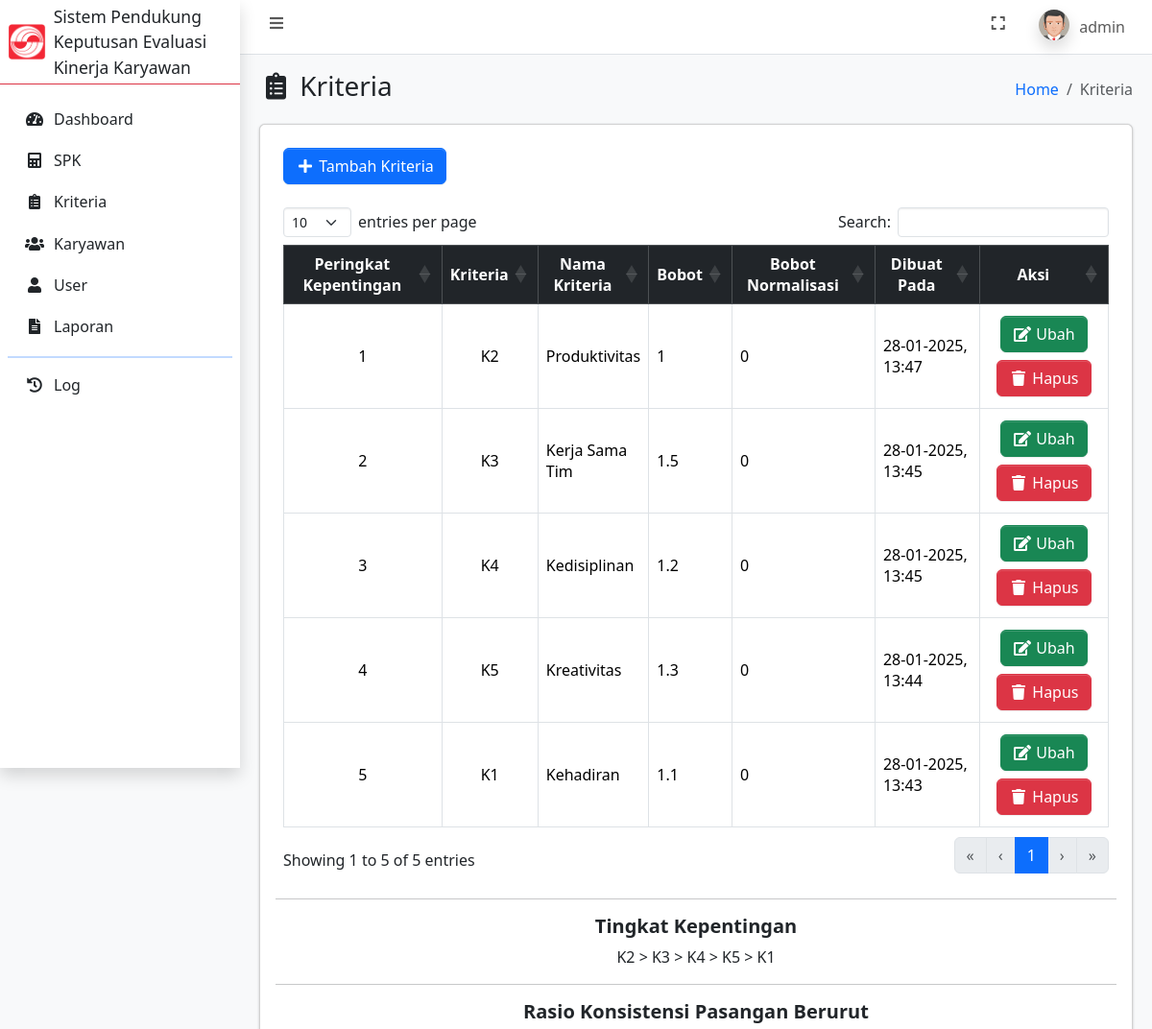
Before: /kriteria.php (signed in, upper part) with the older database file.
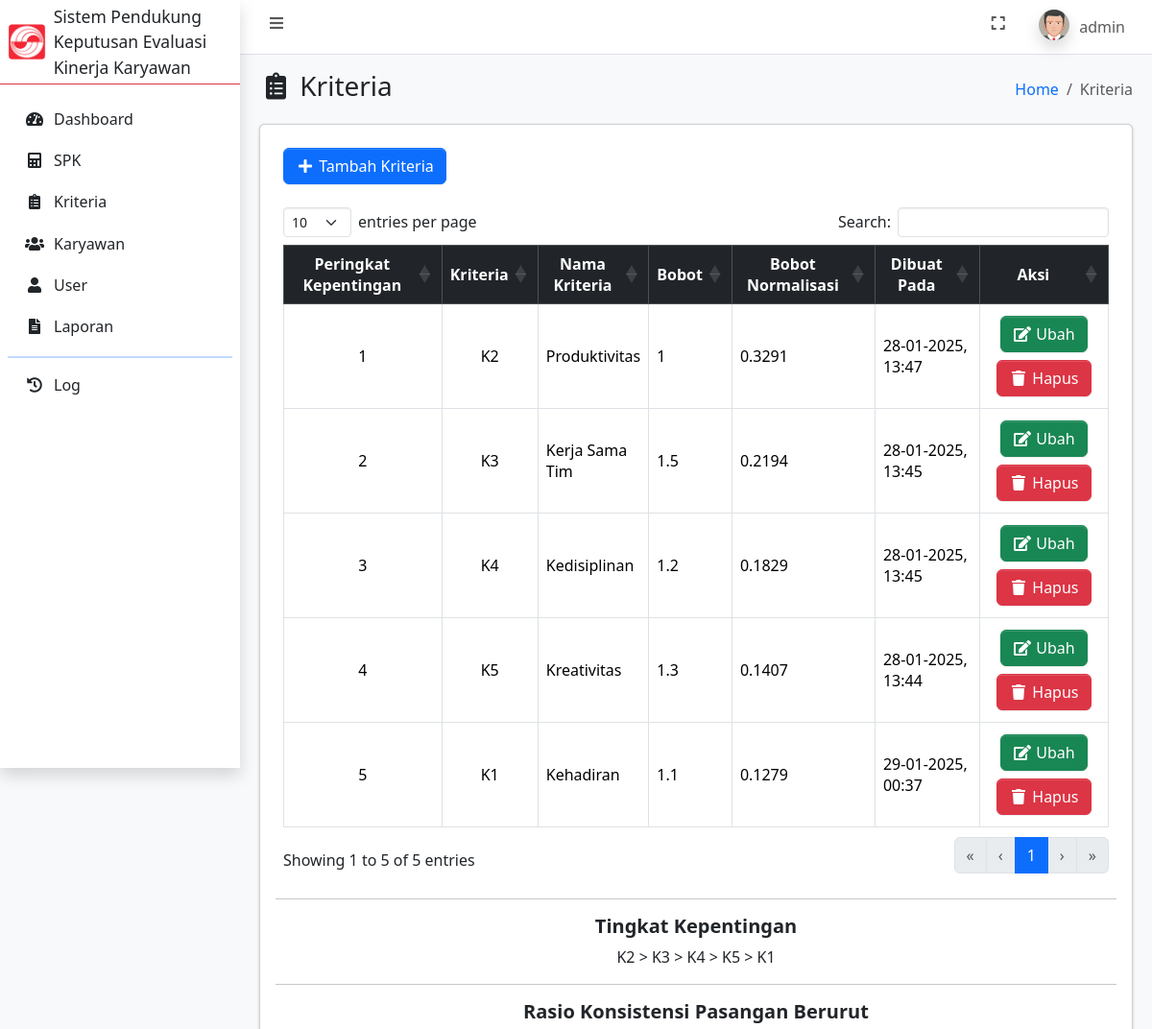
After: the same page with the newer database file.
### tables this page shows
CREATE TABLE `kriteria` (
  `id_kriteria` int(11) NOT NULL,
  `kriteria_ke` int(11) NOT NULL,
  `peringkat_kepentingan` int(11) NOT NULL,
  `nama_kriteria` varchar(100) NOT NULL,
  `bobot` float NOT NULL,
  `bobot_normalisasi` float DEFAULT NULL,
  `dibuat_pada` datetime NOT NULL DEFAULT current_timestamp()
);

### kriteria.php (the view, shortened to what the changed rows need)
<?php
    require_once 'connection.php';
    $kriteria = mysqli_query($conn, "SELECT * FROM kriteria ORDER BY peringkat_kepentingan ASC");
    $result = mysqli_query($conn, "SELECT * FROM kriteria");
?>
<!DOCTYPE html>
<html lang="en">
<head>
    <?php include_once 'include/head.php'; ?>
</head>
<body class="layout-fixed sidebar-expand-lg bg-body-tertiary">
    <div class="app-wrapper">
        <main class="app-main">
            <div class="app-content">
                <div class="container-fluid">
                    <div class="card">
                        <div class="card-body">
                            <div class="table-responsive p-2">
                                <table class="table table-bordered" id="table_id">
                                    <thead class="table-dark">
                                        <tr>
                                            <th class="text-center align-middle">Peringkat Kepentingan</th>
                                            <th class="text-center align-middle">Kriteria</th>
                                            <th class="text-center align-middle">Nama Kriteria</th>
                                            <th class="text-center align-middle">Bobot</th>
                                            <th class="text-center align-middle">Bobot Normalisasi</th>
                                            <th class="text-center align-middle">Dibuat Pada</th>
                                            <th class="text-center align-middle">Aksi</th>
                                        </tr>
                                    </thead>
                                    <tbody>
                                        <?php foreach ($kriteria as $dk): ?>
                                            <tr>
                                                <td class="align-middle text-center"><?= $dk['peringkat_kepentingan']; ?></td>
                                                <td class="text-center align-middle">K<?= $dk['kriteria_ke']; ?></td>
                                                <td class="align-middle text-start"><?= $dk['nama_kriteria']; ?></td>
                                                <td class="align-middle text-start"><?= $dk['bobot']; ?></td>
                                                <td class="align-middle text-start"><?= $dk['bobot_normalisasi']; ?></td>
                                                <td class="align-middle text-start"><?= date('d-m-Y, H:i', strtotime($dk['dibuat_pada'])); ?></td>
                                                <td class="text-center align-middle">
                                                    <a href="ubah_kriteria.php?id_kriteria=<?= $dk['id_kriteria']; ?>" class="m-1 btn btn-success"><i class="fas fa-fw fa-edit"></i> Ubah</a>
                                                    <a href="hapus_kriteria.php?id_kriteria=<?= $dk['id_kriteria']; ?>" data-nama="<?= $dk['nama_kriteria']; ?>" class="m-1 btn btn-danger btn-delete"><i class="fas fa-fw fa-trash"></i> Hapus</a>
                                                </td>
                                            </tr>
                                        <?php endforeach ?>
                                    </tbody>
                                </table>
                            </div>
                            <div class="row my-3 justify-content-center">
                                <div class="col text-center">
                                    <h5 class="fw-bold">Tingkat Kepentingan</h5>
                                    <?php foreach ($kriteria as $index => $dk): ?>
                                        K<?= $dk['kriteria_ke']; ?>
                                        <?php if ($index < mysqli_num_rows($kriteria) - 1): ?>
                                            >
                                        <?php endif; ?>
                                    <?php endforeach; ?>
                                </div>
                            </div>
                        </div>
                    </div>
                </div>
            </div>
        </main>
    </div>
</body>
</html>

Changed rows visible on the page:
changed kriteria "Produktivitas": bobot_normalisasi "0" → "0.3291"
changed kriteria "Kerja Sama Tim": bobot_normalisasi "0" → "0.2194"
changed kriteria "Kedisiplinan": bobot_normalisasi "0" → "0.1829"
changed kriteria "Kreativitas": bobot_normalisasi "0" → "0.1407"
changed kriteria "Kehadiran": bobot_normalisasi "0" → "0.1279"; dibuat_pada "28-01-2025, 13:43" → "29-01-2025, 00:37"
